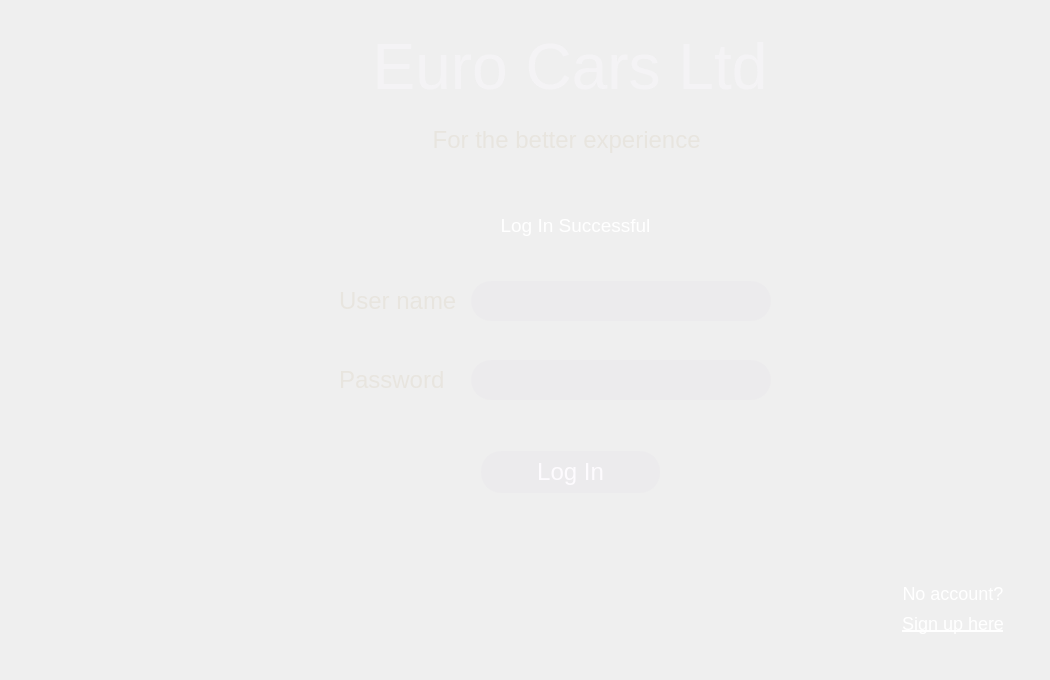
<?xml version="1.0" encoding="UTF-8"?>
<ui version="4.0">
 <class>Log_in</class>
 <widget class="QWidget" name="Log_in">
  <property name="enabled">
   <bool>true</bool>
  </property>
  <property name="geometry">
   <rect>
    <x>0</x>
    <y>0</y>
    <width>1050</width>
    <height>680</height>
   </rect>
  </property>
  <property name="sizePolicy">
   <sizepolicy hsizetype="Fixed" vsizetype="Fixed">
    <horstretch>0</horstretch>
    <verstretch>0</verstretch>
   </sizepolicy>
  </property>
  <property name="contextMenuPolicy">
   <enum>Qt::NoContextMenu</enum>
  </property>
  <property name="acceptDrops">
   <bool>false</bool>
  </property>
  <property name="windowTitle">
   <string>Log_in</string>
  </property>
  <property name="layoutDirection">
   <enum>Qt::LeftToRight</enum>
  </property>
  <property name="styleSheet">
   <string notr="true">QLineEdit {
width: 150px;
height: 30px;
border-radius: 10px;
background: rgba(236, 234, 237, 128);
list-style: none;
}</string>
  </property>
  <widget class="QFrame" name="Title">
   <property name="enabled">
    <bool>true</bool>
   </property>
   <property name="geometry">
    <rect>
     <x>320</x>
     <y>20</y>
     <width>500</width>
     <height>161</height>
    </rect>
   </property>
   <property name="contextMenuPolicy">
    <enum>Qt::NoContextMenu</enum>
   </property>
   <property name="styleSheet">
    <string notr="true">* {
color: rgba(245, 243, 246, 243);
}</string>
   </property>
   <property name="frameShape">
    <enum>QFrame::NoFrame</enum>
   </property>
   <property name="frameShadow">
    <enum>QFrame::Raised</enum>
   </property>
   <layout class="QGridLayout" name="gridLayout_2">
    <item row="1" column="0">
     <widget class="QLabel" name="title">
      <property name="font">
       <font>
        <pointsize>48</pointsize>
       </font>
      </property>
      <property name="text">
       <string>Euro Cars Ltd</string>
      </property>
      <property name="alignment">
       <set>Qt::AlignCenter</set>
      </property>
     </widget>
    </item>
    <item row="2" column="0">
     <widget class="QLabel" name="subtitle">
      <property name="font">
       <font>
        <pointsize>18</pointsize>
       </font>
      </property>
      <property name="styleSheet">
       <string notr="true">QLabel {
color: rgb(232, 229, 223);
}</string>
      </property>
      <property name="text">
       <string>For the better experience </string>
      </property>
      <property name="alignment">
       <set>Qt::AlignCenter</set>
      </property>
     </widget>
    </item>
   </layout>
  </widget>
  <widget class="QFrame" name="SignIn">
   <property name="geometry">
    <rect>
     <x>890</x>
     <y>570</y>
     <width>126</width>
     <height>76</height>
    </rect>
   </property>
   <property name="layoutDirection">
    <enum>Qt::LeftToRight</enum>
   </property>
   <property name="styleSheet">
    <string notr="true">QLabel {
font-size: 18px;
color: white;
}</string>
   </property>
   <property name="frameShape">
    <enum>QFrame::NoFrame</enum>
   </property>
   <property name="frameShadow">
    <enum>QFrame::Raised</enum>
   </property>
   <layout class="QGridLayout" name="gridLayout_4">
    <item row="0" column="0">
     <widget class="QLabel" name="NoAccount">
      <property name="font">
       <font>
        <pointsize>-1</pointsize>
       </font>
      </property>
      <property name="text">
       <string>No account?</string>
      </property>
      <property name="alignment">
       <set>Qt::AlignCenter</set>
      </property>
     </widget>
    </item>
    <item row="1" column="0">
     <widget class="ClickableLabel" name="SignInBtn">
      <property name="styleSheet">
       <string notr="true">QLabel {
text-decoration: underline;

}


QLabel::hover {
color: rgba(229, 227, 219, 198);

}</string>
      </property>
      <property name="text">
       <string>Sign up here</string>
      </property>
      <property name="alignment">
       <set>Qt::AlignCenter</set>
      </property>
     </widget>
    </item>
   </layout>
  </widget>
  <widget class="QFrame" name="MainData">
   <property name="geometry">
    <rect>
     <x>320</x>
     <y>270</y>
     <width>471</width>
     <height>141</height>
    </rect>
   </property>
   <property name="sizePolicy">
    <sizepolicy hsizetype="Fixed" vsizetype="Fixed">
     <horstretch>0</horstretch>
     <verstretch>0</verstretch>
    </sizepolicy>
   </property>
   <property name="acceptDrops">
    <bool>true</bool>
   </property>
   <property name="styleSheet">
    <string notr="true">QLineEdit {
width: 150px;
height: 30px;
border-radius: 20px;
background: rgba(233, 232, 235, 128);
list-style: none;
}

QLabel {
color: rgb(232, 229, 223);
}</string>
   </property>
   <property name="frameShape">
    <enum>QFrame::NoFrame</enum>
   </property>
   <property name="frameShadow">
    <enum>QFrame::Raised</enum>
   </property>
   <layout class="QGridLayout" name="gridLayout">
    <item row="2" column="1">
     <widget class="QLineEdit" name="passwordTxt">
      <property name="sizePolicy">
       <sizepolicy hsizetype="Fixed" vsizetype="Fixed">
        <horstretch>0</horstretch>
        <verstretch>0</verstretch>
       </sizepolicy>
      </property>
      <property name="minimumSize">
       <size>
        <width>300</width>
        <height>40</height>
       </size>
      </property>
      <property name="font">
       <font>
        <pointsize>16</pointsize>
       </font>
      </property>
      <property name="cursor">
       <cursorShape>PointingHandCursor</cursorShape>
      </property>
      <property name="contextMenuPolicy">
       <enum>Qt::NoContextMenu</enum>
      </property>
      <property name="frame">
       <bool>false</bool>
      </property>
      <property name="echoMode">
       <enum>QLineEdit::Password</enum>
      </property>
      <property name="alignment">
       <set>Qt::AlignCenter</set>
      </property>
      <property name="clearButtonEnabled">
       <bool>true</bool>
      </property>
     </widget>
    </item>
    <item row="0" column="1">
     <widget class="QLineEdit" name="userNameTxt">
      <property name="sizePolicy">
       <sizepolicy hsizetype="Fixed" vsizetype="Fixed">
        <horstretch>0</horstretch>
        <verstretch>0</verstretch>
       </sizepolicy>
      </property>
      <property name="minimumSize">
       <size>
        <width>300</width>
        <height>40</height>
       </size>
      </property>
      <property name="font">
       <font>
        <pointsize>16</pointsize>
       </font>
      </property>
      <property name="cursor">
       <cursorShape>PointingHandCursor</cursorShape>
      </property>
      <property name="contextMenuPolicy">
       <enum>Qt::NoContextMenu</enum>
      </property>
      <property name="frame">
       <bool>false</bool>
      </property>
      <property name="cursorPosition">
       <number>0</number>
      </property>
      <property name="alignment">
       <set>Qt::AlignCenter</set>
      </property>
      <property name="clearButtonEnabled">
       <bool>true</bool>
      </property>
     </widget>
    </item>
    <item row="2" column="0">
     <widget class="QLabel" name="Password">
      <property name="sizePolicy">
       <sizepolicy hsizetype="Fixed" vsizetype="Fixed">
        <horstretch>0</horstretch>
        <verstretch>0</verstretch>
       </sizepolicy>
      </property>
      <property name="font">
       <font>
        <pointsize>18</pointsize>
       </font>
      </property>
      <property name="text">
       <string>Password</string>
      </property>
     </widget>
    </item>
    <item row="0" column="0">
     <widget class="QLabel" name="userName">
      <property name="sizePolicy">
       <sizepolicy hsizetype="Fixed" vsizetype="Fixed">
        <horstretch>0</horstretch>
        <verstretch>0</verstretch>
       </sizepolicy>
      </property>
      <property name="font">
       <font>
        <pointsize>18</pointsize>
       </font>
      </property>
      <property name="frameShape">
       <enum>QFrame::NoFrame</enum>
      </property>
      <property name="text">
       <string>User name</string>
      </property>
     </widget>
    </item>
    <item row="1" column="1">
     <spacer name="verticalSpacer">
      <property name="orientation">
       <enum>Qt::Vertical</enum>
      </property>
      <property name="sizeHint" stdset="0">
       <size>
        <width>20</width>
        <height>40</height>
       </size>
      </property>
     </spacer>
    </item>
   </layout>
  </widget>
  <widget class="QFrame" name="Button">
   <property name="geometry">
    <rect>
     <x>470</x>
     <y>440</y>
     <width>201</width>
     <height>64</height>
    </rect>
   </property>
   <property name="sizePolicy">
    <sizepolicy hsizetype="Preferred" vsizetype="Preferred">
     <horstretch>0</horstretch>
     <verstretch>0</verstretch>
    </sizepolicy>
   </property>
   <property name="minimumSize">
    <size>
     <width>100</width>
     <height>0</height>
    </size>
   </property>
   <property name="cursor">
    <cursorShape>ArrowCursor</cursorShape>
   </property>
   <property name="autoFillBackground">
    <bool>false</bool>
   </property>
   <property name="styleSheet">
    <string notr="true">QPushButton {
border-radius: 20px;
background: rgba(233, 232, 235, 128);
color: rgba(254, 252, 255, 245);
}

QPushButton::hover {
background-color:rgba(167, 193, 209, 204);
}</string>
   </property>
   <property name="frameShape">
    <enum>QFrame::NoFrame</enum>
   </property>
   <property name="frameShadow">
    <enum>QFrame::Raised</enum>
   </property>
   <layout class="QGridLayout" name="gridLayout_3">
    <item row="0" column="0">
     <widget class="QPushButton" name="LogBtn">
      <property name="sizePolicy">
       <sizepolicy hsizetype="Expanding" vsizetype="Expanding">
        <horstretch>0</horstretch>
        <verstretch>0</verstretch>
       </sizepolicy>
      </property>
      <property name="minimumSize">
       <size>
        <width>120</width>
        <height>40</height>
       </size>
      </property>
      <property name="font">
       <font>
        <pointsize>18</pointsize>
       </font>
      </property>
      <property name="cursor">
       <cursorShape>PointingHandCursor</cursorShape>
      </property>
      <property name="text">
       <string>Log In</string>
      </property>
     </widget>
    </item>
   </layout>
  </widget>
  <widget class="QLabel" name="logInSuccessful">
   <property name="geometry">
    <rect>
     <x>470</x>
     <y>200</y>
     <width>211</width>
     <height>51</height>
    </rect>
   </property>
   <property name="font">
    <font>
     <pointsize>14</pointsize>
     <italic>false</italic>
     <bold>false</bold>
    </font>
   </property>
   <property name="styleSheet">
    <string notr="true">QLabel {
color: white;
}</string>
   </property>
   <property name="text">
    <string>Log In Successful</string>
   </property>
   <property name="alignment">
    <set>Qt::AlignCenter</set>
   </property>
  </widget>
 </widget>
 <layoutdefault spacing="6" margin="11"/>
 <customwidgets>
  <customwidget>
   <class>ClickableLabel</class>
   <extends>QLabel</extends>
   <header>ClickableLabel.h</header>
  </customwidget>
 </customwidgets>
 <resources/>
 <connections/>
</ui>
